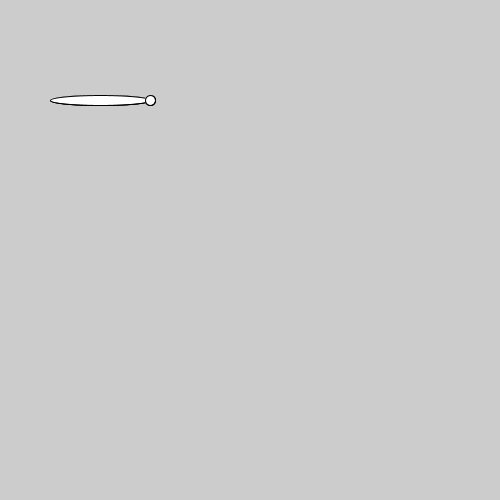
Frame 1 (no input)
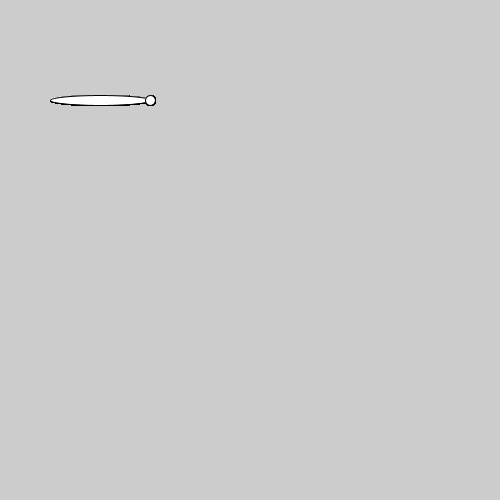
Frame 60 (the mouse pressed at the canvas centre just before this capture)
Frame 120 (the mouse held since frame 60 and released just before this capture): identical to frame 60, image omitted

The Processing sketch that drew these frames (run headless with seeded random() and noise(); from frame 60 on, the mouse is pressed at the canvas centre):

// Processing sketch: methods_9_27
// ── methods_9_27.pde
void setup()
{
  size(500,500);
}

void draw()
{
  sketch();
  sketch();
  sketch();
}

void sketch()
{
  pushMatrix();
  // saves place of origin
  translate(100,100); 
  // additive!! 2 translates of 100 = a translate of 200
  // keep replicating = translate offsets different copies
  ellipse(0,0,100,10);
  translate(50,0);
  ellipse(0,0,10,10);
  popMatrix();
  // redoes place of origin --> puts it as part of parameter
}
